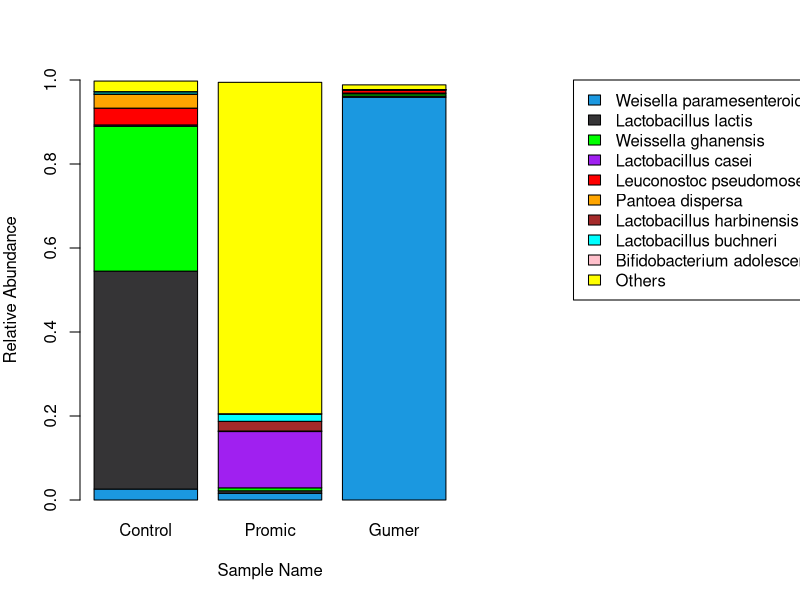

Source code (R):
install.packages("RColorBrewer")
library("RColorBrewer")

data <- as.matrix(data.frame(Control = c(0.026, 0.519, 0.345, 0.003, 0.04, 0.033, 0.0007, 0.005, 0.0007, 0.0251),         # Create matrix for stacked barchart
                             Promic = c(0.016, 0.006, 0.007, 0.134, 0.001, 0.0004, 0.023, 0.017, 0.001, 0.789),
                             Gumer = c(0.959, 0.003, 0.005, 0.002, 0.007, 0.0003, 0.0003, 0.0002, 0.0006, 0.011)))
rownames(data) <- c("W. paramesenteroides", "L. lactis", "W. ghanensis", "L. casei", "L. pseudomosenteroides", "P. dispersa", "L. harbinensis", "L. buchneri", "B. adolescentis", "Others")
data                                                  # Print matrix to console

par(mar = c(5, 4, 4, 17),                                  # Specify par parameters
    xpd = TRUE)

barplot(data, ylim = c(0,1),  beside = FALSE ,  ylab = "Relative Abundance" ,  xlab = "Sample Name",                                 # Create stacked barchart
        col = c("#1b98e0", "#353436", "green", "purple", "red", "orange", "brown", "cyan", "pink", "yellow"))

legend("topright",  inset = c(- 1.1, 0),                               # Add legend to barplot
       legend = c("Weisella paramesenteroides", "Lactobacillus lactis", "Weissella ghanensis", "Lactobacillus casei", "Leuconostoc pseudomosenteroides", "Pantoea dispersa", "Lactobacillus harbinensis", "Lactobacillus buchneri", "Bifidobacterium adolescentis", "Others"),
       fill = c("#1b98e0", "#353436", "green", "purple", "red", "orange", "brown", "cyan", "pink", "yellow"))

